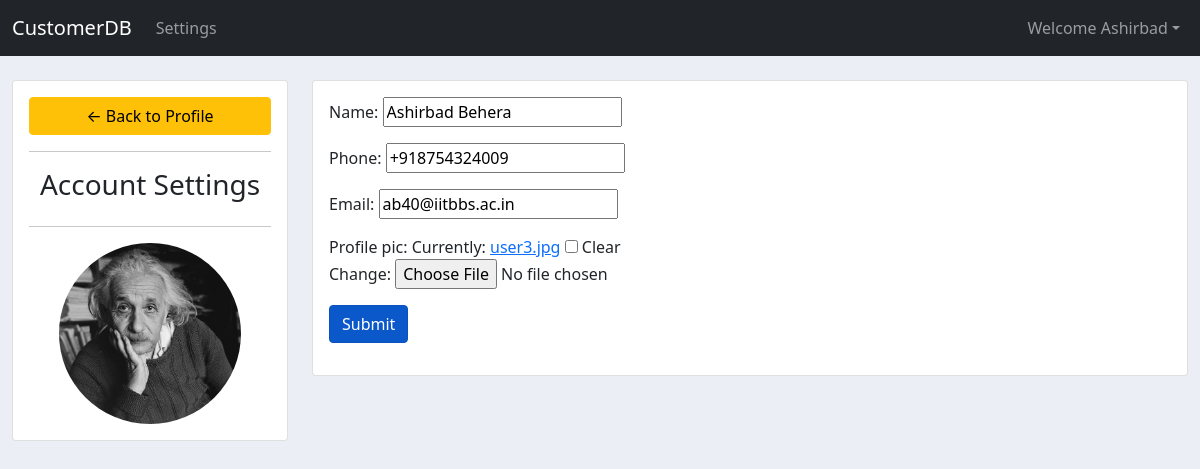
/account/ (signed in), run on the app's committed database.
### account/models.py (models this page shows, shortened)
class Customer(models.Model):
    user = models.OneToOneField(User, null=True, blank=True, on_delete=models.CASCADE)
    name = models.CharField(max_length=200,null=True)
    phone = models.CharField(max_length=13, null=True)
    email = models.CharField(max_length=200, null=True)
    profile_pic = models.ImageField(default="userimg.png", null=True, blank=True)
    timeStamp = models.DateTimeField(auto_now_add=True, null=True)

### account/decorators.py (the view)
        def wrapper_func(request, *args, **kwargs):
            group = None
            if request.user.groups.exists():
                group = request.user.groups.all()[0].name
            if group in allowed_roles:
                return view_func(request, *args, **kwargs)
            else:
                return HttpResponse('You are not authorized to view this page.')

### account/forms.py
class CustomerForm(ModelForm):
	class Meta:
		model = Customer
		fields = '__all__'
		exclude = ['user']

### account/views.py (called while the page is built)
@login_required(login_url='login')
@allowed_users(allowed_roles=['customer'])
def accountSettings(request):
    customer = request.user.customer
    form = CustomerForm(instance=customer)
    if request.method == 'POST':
        form = CustomerForm(request.POST, request.FILES, instance=customer)
        if form.is_valid():
            form.save()
    parms = {'form': form}
    return render(request, 'account/account_settings.html', parms)

### account/templates/account/account_settings.html (shortened to what this page needs)
{% extends 'account/basic.html' %}
{% load static %}
{% block body %}
<div class="container-fluid">
	<br>
	<div class="row">
		<div class="col-md-3">
			<div class="card card-body">
				<a class="btn btn-warning" href="{% url 'dashboard' %}"> &#8592; Back to Profile</a>
				<hr>
				<h3 style="text-align: center">Account Settings</h3>
				<hr>
				<img id="profile-pic" src="{{request.user.customer.profile_pic.url}}" class="w-75">
			</div>
		</div>
		<div class="col-md-9">
			<div class="card card-body">
				<form method="POST" action="" enctype="multipart/form-data">
					{{form.as_p}}
					<input class="btn btn-primary active" type="submit" name="Update Information">
				</form>
			</div>
		</div>
	</div>
</div>
{% endblock body %}

### account/templates/account/navbar.html (shortened to what this page needs)
<nav class="navbar navbar-expand-lg navbar-dark bg-dark">
    <div class="container-fluid">
        <a class="navbar-brand" href="{% url 'dashboard' %}">CustomerDB</a>
        <div class="collapse navbar-collapse" id="navbarNav">
            {% if request.user.is_staff %}
            <ul class="navbar-nav me-auto mb-2 mb-lg-0">
                <li class="nav-item">
                    <a class="nav-link" href="{% url 'dashboard' %}">Dashboard</a>
                </li>
                <li class="nav-item">
                    <a class="nav-link" href="{% url 'product' %}">Product</a>
                </li>
            </ul>
            {% else %}
            <ul class="navbar-nav me-auto mb-2 mb-lg-0">
                <li class="nav-item">
                    <a class="nav-link" href="{% url 'account' %}">Settings</a>
                </li>
            </ul>
            {% endif %}
            <ul class="navbar-nav">
                <li class="nav-item dropdown">
                    <a class="nav-link dropdown-toggle" href="#" id="navbarDropdown" role="button" data-bs-toggle="dropdown" aria-expanded="false">Welcome {{request.user}}</a>
                </li>
            </ul>
        </div>
    </div>
</nav>

### static/css/main.css (style rules this page uses)
body { background-color: #ebeff5; }
#profile-pic { max-width: 200px; max-height:200px; margin: 0 auto; border-radius: 50%; }

### data on the page
Customer: name "Ashirbad Behera", phone "+918754324009", email "ab40@iitbbs.ac.in"

### other printed values
{{ request.user }} "Ashirbad"
